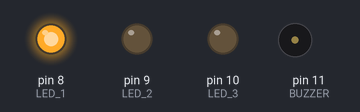
Bench run of a sketch on a simulated Arduino Uno, built with avr-gcc and run on an emulated ATmega328P. Parts: output pins drawn as LEDs (lit = HIGH), buzzer (waves = sounding, pin HIGH).

Above: at 0.5 s.
At 1.5 s:
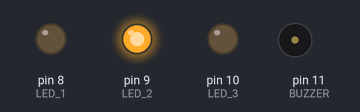
At 2.5 s:
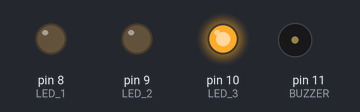
At 3.5 s:
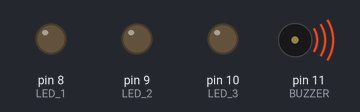
Timing chart, 0 to 5.2 s (numbered marks = the images above):
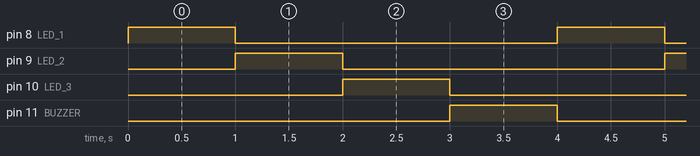

The sketch:

switches.ino
```cpp
#define LED_1 8
#define LED_2 9
#define LED_3 10
#define BUZZER 11

int pin = 0;

void updatePin();

void setup() {
  pin = LED_1;

  pinMode(LED_1, OUTPUT);
  pinMode(LED_2, OUTPUT);
  pinMode(LED_3, OUTPUT);
  pinMode(BUZZER, OUTPUT);
}

void loop() {
  digitalWrite(LED_1, 0);
  digitalWrite(LED_2, 0);
  digitalWrite(LED_3, 0);
  digitalWrite(BUZZER, 0);

  digitalWrite(pin, 1);
  updatePin();

  delay(1000);
}


void updatePin() {
  switch (pin) {
    case LED_1:
      pin = LED_2;
      break;
    case LED_2:
      pin = LED_3;
      break;
    case LED_3:
      pin = BUZZER;
      break;
    default:
      pin = LED_1;
  }
}
```

Measured:
- by itself, pin 8 (LED_1), pin 9 (LED_2), pin 10 (LED_3), pin 11 (BUZZER): alternates HIGH for 1.0 s and LOW for 3.0 s
- by itself, everything shown: repeats every 4.0 s, in 4 steps
